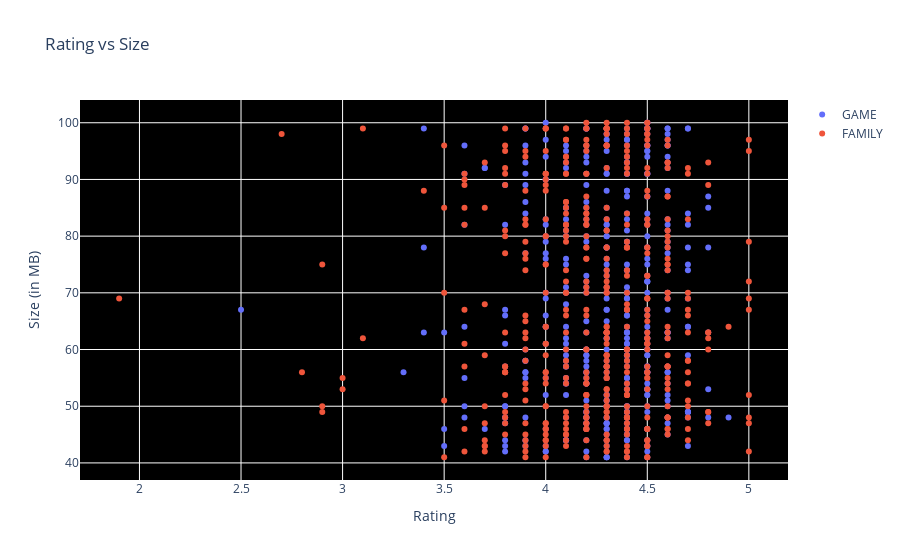

The notebook cell saved with this chart:
### Code cell
subset_df = df[df.Size>40]
subset_df = subset_df[df.Category.isin(['GAME','FAMILY'])]

data = [{
    'x': subset_df.loc[subset_df.Category==category[1]]['Rating'], 
    'type':'scatter',
    'y' : subset_df['Size'],
    'name' : str(category[1]),
    'mode' : 'markers',
    'showlegend': True,
    } for category in enumerate(['GAME', 'FAMILY'])]


layout = {'title':"Rating vs Size", 
          'xaxis': {'title' : 'Rating'},
          'yaxis' : {'title' : 'Size (in MB)'},
         'plot_bgcolor': 'black'}

plotly.offline.iplot({'data': data, 'layout': layout})

### Figure 1 — Plotly figure (JSON) as saved in the notebook; plotly's stock layout.template omitted (floating-point values rounded to 4 significant figures; data arrays with more than 128 entries replaced by an {"elided": "..."} marker saying what was removed)
{"data": [{"mode": "markers", "name": "GAME", "showlegend": true, "type": "scatter", "x": {"elided": "397 float values"}, "y": {"elided": "853 int values"}}, {"mode": "markers", "name": "FAMILY", "showlegend": true, "type": "scatter", "x": {"elided": "456 float values"}, "y": {"elided": "853 int values"}}], "layout": {"plot_bgcolor": "black", "title": {"text": "Rating vs Size"}, "xaxis": {"title": {"text": "Rating"}}, "yaxis": {"title": {"text": "Size (in MB)"}}}}
